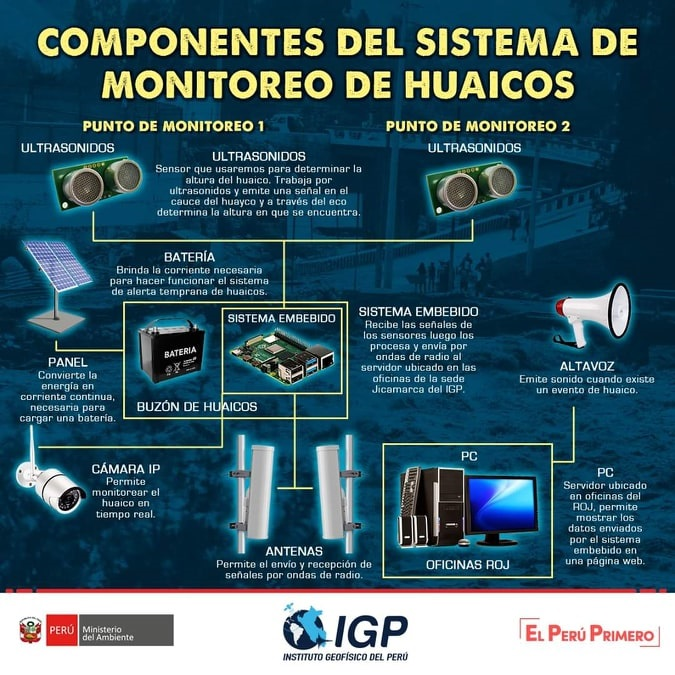
#> input picture PROYECTO_TKINTER_ARDUINO/hola2.png, 675 x 675 px
$ python PROYECTO_CURSO_PYTHON.py
#> lines starting #> are read from the running program, lines starting #| are printed output that depends on the picture
from tkinter import *
import serial
from PIL import ImageTk,Image
interfaz=Tk()
#geometry()
interfaz.geometry("500x500")
#metodo title()
interfaz.title("PROYECTO ARDUINO Y PYTHON")
#CARGAR IMAGEN CON FORMATO png
load=Image.open("hola2.png")
#> load is the input picture: PIL image 675x675 RGB; mean R, G, B 59.1, 91.8, 104.2
#reducir el tamaño de la imagen
load=load.resize((100,100))
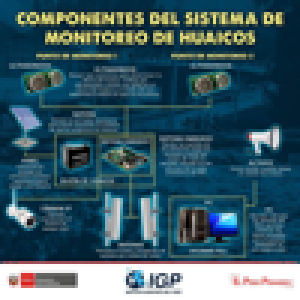
#> load: PIL image 100x100 RGB (shown 3 times larger); mean R, G, B 59.3, 91.7, 104.2
#CREAR OBJETO PARA MOSTRAR LA IMAGEN EN EL TKINTER
img=ImageTk.PhotoImage(load)
lugar=Label(image=img)
#posicionar la imagen dentro de la interfaz grafica
lugar.place(x=200,y=50)
#DEFINCIÓN DE CONSTANTES
Baudios=9600
Puerto="COM4"
Estado_registro=0
Estado_conexion=0
FLAGG=0
#CREAR objeto para la comunicación serial
puerto_serial = serial.Serial()
puerto_serial.timeout=3
#-definir funciones para cada boton
# [63 lines left out: functions conectar, desconectar, configurar, registrar, detener, not called in this run]
def exportar():
    #función para exportar la data en un archivo especificado por un nombre
    pass

def ver_archivo():
    #función para abrir el archivo donde esta la data de temperatura y humedad
    pass
def visualiar():
    #función para visualizar la data en tiempo real mediante matplotlib
    pass

#BOTON PARA INICIAR UNA CONEXIÓN CON LAS CONFIGURACIONES DEFINIDAS
boton1=Button(interfaz,text="CONECTAR",bg="brown",fg="white",command=conectar)
yo,xo=50,50
boton1.place(x=100+xo,y=450-yo)
#----ELEMENTOS PARA LA CONEXIÓN CON EL PUERTO SERIAL
etiqueta1=Label(interfaz,text="PUERTO SERIAL")
etiqueta1.place(x=25+xo,y=310-yo)
texto1=Text(interfaz,width=10,height=1)
texto1.place(x=20+xo,y=330-yo)
#------ELEMENTOS PARA LA CONFIGURACIÓN DE VELOCIDAD EN BAUDIOS
boton2=Button(interfaz,text="CONFIGURAR",bg="brown",fg="white",command=configurar)
y1=170
boton2.place(x=22+xo,y=370-yo)
etiqueta2=Label(interfaz,text="BAUDIOS")
etiqueta2.place(x=25+xo,y=380-y1)
texto2=Text(interfaz,width=10,height=1)
texto2.place(x=20+xo,y=400-y1)
#ELEMENTOS DE LA FUNCIÓN DESCONECTAR
boton_desconectar=Button(interfaz,text="DESCONECTAR",bg="brown",fg="white",command=desconectar)
boton_desconectar.place(x=250,y=400)
#-------------------------------------
#ELEMENTOS PARA VISUALIZAR RESPUESTA DE LA CONEXIÓN
texto_con=Text(interfaz,width=25,height=1)
texto_con.place(x=200,y=370)
#ELEMENTOS PARA EL INICIO DE REGISTRO
inicio_reg=Button(interfaz,text="INICIO DE REGISTRO",bg="brown",fg="white",command=registrar)
inicio_reg.place(x=250,y=170)
#ELEMENTOS PARA VISUALIAR LA TEMPERATURA
y3=50
eti_temp=Label(interfaz,text="TEMPERATURA C°")
#TEXTO PARA MOSTRAR TEMPERATURA
temp=Text(interfaz,width=10,heigh=1)
eti_temp.place(x=250,y=180+y3)
temp.place(x=250,y=210+y3)
#ELEMENTOS PARA VISUALIZAR LA HUMEDAD
eti_hum=Label(interfaz,text="HUMEDAD %")
#TEXTO PARA MOSTRAR HUMEDAD
hum=Text(interfaz,width=10,heigh=1)
eti_hum.place(x=250,y=230+y3)
hum.place(x=250,y=250+y3)
import time
n=0
while True:
        #actualizar la interfaz  grafica
        try:
            interfaz.update()
            interfaz.update_idletasks()
            #Preguntar si esta en estado de registro de datos
            if Estado_registro==1 and Estado_conexion==1:
                #mostrar datos en los textos de temperatura y humedad respectivamente
                #LEER DATO
                #CANTIDAD DE BYTES DISPONIBLES
                if puerto_serial.inWaiting()>0:
                    dato=puerto_serial.read()
                    dato=dato.decode()
                    #se registrara la temperatura
                    if dato=="t":
                        temp.delete(1.0, END)
                        #LEER HASTA ENCONTRAR EL SIMBOLO "*"
                        datox=puerto_serial.read_until("*".encode("utf-8"),6)
                        datox=datox.decode()
                        #LEER TODO MENOS EL SIMBOLO "*"
                        datox=datox[0:len(datox)-1]
                        print(datox)
                        #MOSTAR EN EL TEXTO
                        temp.insert(1.0,datox)
                    #se registrara la humedad relativa
                    elif dato=="h":
                        #LEER HASTA ENCONTRAR EL SIMBOLO "h"
                        hum.delete(1.0, END)
                        # LEER HASTA ENCONTRAR EL SIMBOLO "-"
                        datox = puerto_serial.read_until("-".encode("utf-8"), 6)
                        datox = datox.decode()
                        # LEER TODO MENOS EL SIMBOLO "*"
                        datox = datox[0:len(datox) - 1]
                        print(datox)
                        # MOSTAR EN EL TEXTO
                        hum.insert(1.0, datox)

            #o esta en estado de detener el registro de datos
            else:
                pass
        except:
            #Cerrar aplicación
            break
            pass
print("FIN CODIGO")
